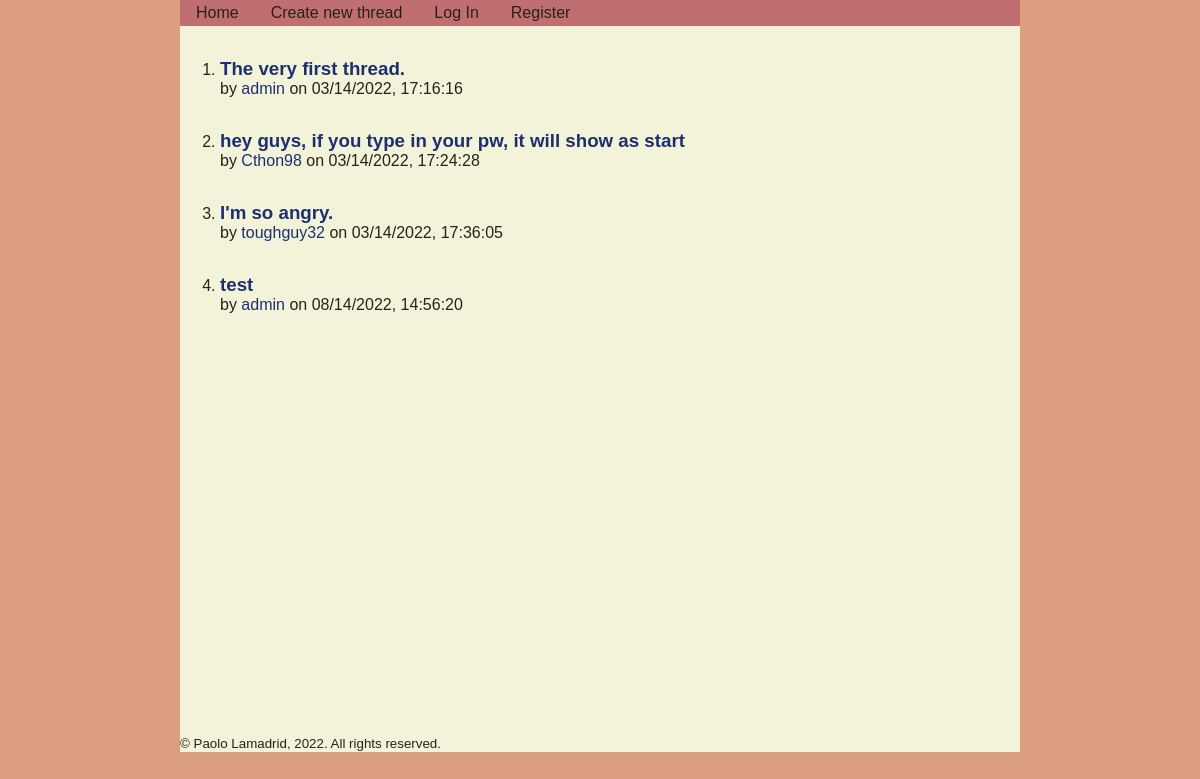
The page / on the database its author committed.
### tables this page shows
CREATE TABLE threads
(
    thread_id INTEGER PRIMARY KEY AUTOINCREMENT,
    title TEXT NOT NULL,
    body TEXT NOT NULL,
    date_created TEXT NOT NULL,
    user_poster TEXT NOT NULL
);

### thread/views.py (the view)
@thread_bp.route("/")
def index():
    db = get_db()
    threads = db.execute("""
        SELECT * FROM threads;
    """).fetchall()
    return render_template("index.html", threads=threads)

### app.py (called while the page is built)
@app.before_request
def load_logged_in_user():
    g.user = session.get("username", None)
    g.is_admin = session.get("is_admin", False)

### database.py (called while the page is built)
def get_db():
    if "db" not in g:
        g.db = sqlite3.connect(DATABASE,
            detect_types=sqlite3.PARSE_DECLTYPES
        )
        g.db.row_factory = sqlite3.Row
    return g.db

### thread/templates/thread/index.html (shortened to what this page needs)
{% extends 'base.html' %}
{% block main_content %}
<ol>
{% for thread in threads %}
    <li class="thread_thumbnail">
        <h3>
            <a href="{{ url_for('.thread', thread_id=thread['thread_id']) }}">
                {{ thread["title"] }}
            </a>
        </h3>
        <p>
            by <a href="{{ url_for('user.user_profile', username=thread['user_poster']) }}">{{ thread["user_poster"] }}</a> on {{ thread["date_created"] }}
        </p>
    </li>
{% endfor %}
</ol>
{% endblock %}

### static/styles.css (style rules this page uses)
:root { font-size: 16px; --bgcolor: #DC9E82; --txtcolor: #262218; --bodycolor: #F2F3D9; --linkcolor: #1D2F6F; --warningcolor: #C1292E; --accentcolor: #C16E70; background-color: var(--bgcolor); }
body { background-color: var(--bodycolor); color: var(--txtcolor); font-family: 'Montserrat', Arial, sans-serif; font-size: 1rem; width: 70%; margin: auto auto; }
a { text-decoration: none; color: var(--linkcolor); }
.thread_thumbnail h3, .thread_detailed h1 { margin-top: 2rem; margin-bottom: 0; }
.thread_thumbnail p, .thread_detailed p { margin: 0; }

### rows shown on the page
threads: title "The very first thread.", user_poster "admin", date_created "03/14/2022, 17:16:16"
threads: title "hey guys, if you type in your pw, it will show as start", user_poster "Cthon98", date_created "03/14/2022, 17:24:28"
threads: title "I'm so angry.", user_poster "toughguy32", date_created "03/14/2022, 17:36:05"
threads: title "test", user_poster "admin", date_created "08/14/2022, 14:56:20"
